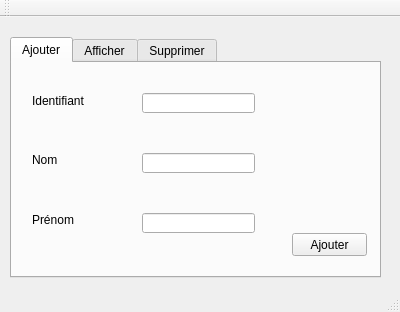
<?xml version="1.0" encoding="UTF-8"?>
<ui version="4.0">
 <class>MainWindow</class>
 <widget class="QMainWindow" name="MainWindow">
  <property name="geometry">
   <rect>
    <x>0</x>
    <y>0</y>
    <width>400</width>
    <height>312</height>
   </rect>
  </property>
  <property name="windowTitle">
   <string>Gestion des étudiants</string>
  </property>
  <widget class="QWidget" name="centralWidget">
   <widget class="QTabWidget" name="tabWidget">
    <property name="geometry">
     <rect>
      <x>10</x>
      <y>20</y>
      <width>371</width>
      <height>241</height>
     </rect>
    </property>
    <property name="currentIndex">
     <number>0</number>
    </property>
    <widget class="QWidget" name="tab">
     <attribute name="title">
      <string>Ajouter</string>
     </attribute>
     <widget class="QLabel" name="label">
      <property name="geometry">
       <rect>
        <x>20</x>
        <y>30</y>
        <width>61</width>
        <height>16</height>
       </rect>
      </property>
      <property name="text">
       <string>Identifiant</string>
      </property>
     </widget>
     <widget class="QLabel" name="label_2">
      <property name="geometry">
       <rect>
        <x>20</x>
        <y>90</y>
        <width>47</width>
        <height>13</height>
       </rect>
      </property>
      <property name="text">
       <string>Nom</string>
      </property>
     </widget>
     <widget class="QLabel" name="label_3">
      <property name="geometry">
       <rect>
        <x>20</x>
        <y>150</y>
        <width>47</width>
        <height>13</height>
       </rect>
      </property>
      <property name="text">
       <string>Prénom</string>
      </property>
     </widget>
     <widget class="QLineEdit" name="lineEdit_id">
      <property name="geometry">
       <rect>
        <x>130</x>
        <y>30</y>
        <width>113</width>
        <height>20</height>
       </rect>
      </property>
     </widget>
     <widget class="QLineEdit" name="lineEdit_nom">
      <property name="geometry">
       <rect>
        <x>130</x>
        <y>90</y>
        <width>113</width>
        <height>20</height>
       </rect>
      </property>
     </widget>
     <widget class="QLineEdit" name="lineEdit_prenom">
      <property name="geometry">
       <rect>
        <x>130</x>
        <y>150</y>
        <width>113</width>
        <height>20</height>
       </rect>
      </property>
     </widget>
     <widget class="QPushButton" name="pb_ajouter">
      <property name="geometry">
       <rect>
        <x>280</x>
        <y>170</y>
        <width>75</width>
        <height>23</height>
       </rect>
      </property>
      <property name="text">
       <string>Ajouter</string>
      </property>
     </widget>
    </widget>
    <widget class="QWidget" name="tab_2">
     <attribute name="title">
      <string>Afficher</string>
     </attribute>
     <widget class="QTableView" name="tabetudiant">
      <property name="geometry">
       <rect>
        <x>10</x>
        <y>10</y>
        <width>341</width>
        <height>171</height>
       </rect>
      </property>
     </widget>
    </widget>
    <widget class="QWidget" name="tab_3">
     <attribute name="title">
      <string>Supprimer</string>
     </attribute>
     <widget class="QLineEdit" name="lineEdit_id_2">
      <property name="geometry">
       <rect>
        <x>140</x>
        <y>30</y>
        <width>113</width>
        <height>20</height>
       </rect>
      </property>
     </widget>
     <widget class="QLabel" name="label_4">
      <property name="geometry">
       <rect>
        <x>20</x>
        <y>30</y>
        <width>61</width>
        <height>16</height>
       </rect>
      </property>
      <property name="text">
       <string>Identifiant</string>
      </property>
     </widget>
     <widget class="QPushButton" name="pb_supprimer">
      <property name="geometry">
       <rect>
        <x>240</x>
        <y>140</y>
        <width>75</width>
        <height>23</height>
       </rect>
      </property>
      <property name="text">
       <string>Supprimer</string>
      </property>
     </widget>
    </widget>
   </widget>
  </widget>
  <widget class="QMenuBar" name="menuBar">
   <property name="geometry">
    <rect>
     <x>0</x>
     <y>0</y>
     <width>400</width>
     <height>21</height>
    </rect>
   </property>
  </widget>
  <widget class="QToolBar" name="mainToolBar">
   <attribute name="toolBarArea">
    <enum>TopToolBarArea</enum>
   </attribute>
   <attribute name="toolBarBreak">
    <bool>false</bool>
   </attribute>
  </widget>
  <widget class="QStatusBar" name="statusBar"/>
 </widget>
 <layoutdefault spacing="6" margin="11"/>
 <resources/>
 <connections/>
</ui>
